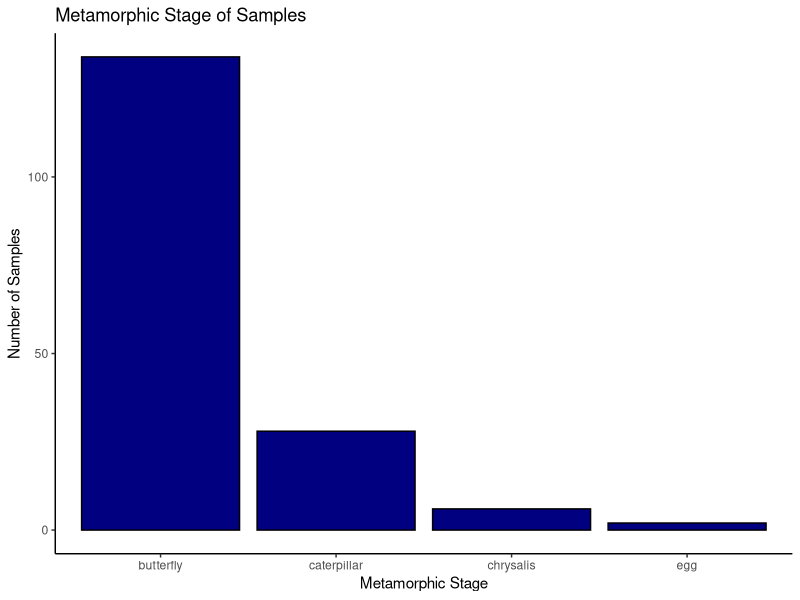

Write R code to recreate this figure.
#This R analysis is for genus Danaus (Tiger milkweed butterflies) from iNaturalist
#Kate Skocelas October 12, 2020

# 1. Read in raw data
setwd("~/Desktop/stats/Project1/IBIO830---Statistical-Project")
butterfly_raw <- read.csv("Danaus.csv", header = TRUE)#,row.names=1)
#butterfly_raw
#str(butterfly_raw)

# 2. clean data for next task
butterfly_data <- butterfly_raw
butterfly_data <- butterfly_data[!is.na(butterfly_data$latitude),]
butterfly_data <- butterfly_data[!is.na(butterfly_data$longitude),]
butterfly_data <- butterfly_data[!is.na(butterfly_data$scientific_name),]
butterfly_data <- butterfly_data[!is.na(butterfly_data$phyenotype..metamorphosis.stage.),]

# 3. Explore data with basic plots
library(dplyr)
library(ggplot2)

#phenotype <- butterfly_data$phyenotype..metamorphosis.stage.
#counts <- count(butterfly_data, butterfly_data$phyenotype..metamorphosis.stage.)
#print(counts)

# Create bar plot of metamorphic stage
ggplot(butterfly_data, aes(x=phyenotype..metamorphosis.stage.))+
  geom_bar(col="Black", fill="Navy")+
  labs(x="Metamorphic Stage", y="Number of Samples", title="Metamorphic Stage of Samples")+
  theme_classic()
